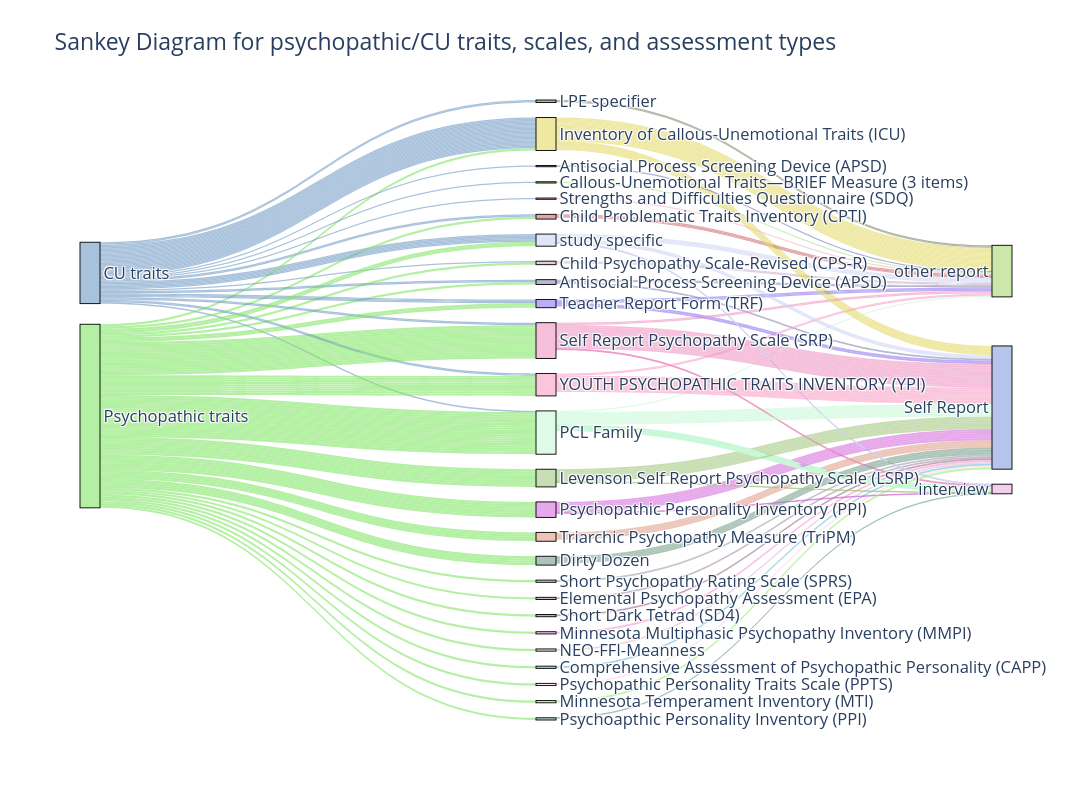

This figure's notebook cell:
### Markdown cell above
#### Variable Plots

In these plots, I am modeling the flow of usage from 1. variable, 2. scale used, 3. type of assessment (self and other report, experimental, observational). This is for the psychopathic traits/CU traits variable, the behavioral variable, and the cognitive variable (for the brain variables, there was not enough data available).

### Code cell
# 1. Create unique labels
labels = list(pd.concat([
    df_sankey_cups['p_or_cu'], 
    df_sankey_cups['scale'], 
    df_sankey_cups['reporting_type']
]).unique())

# 2. Map labels to indices
label_map = {label: idx for idx, label in enumerate(labels)}

# 3. Define sources, targets, and values
sources = df_sankey_cups['p_or_cu'].map(label_map).tolist() + \
          df_sankey_cups['scale'].map(label_map).tolist()

targets = df_sankey_cups['scale'].map(label_map).tolist() + \
          df_sankey_cups['reporting_type'].map(label_map).tolist()

values = df_sankey_cups['pcu_count'].tolist() + \
         df_sankey_cups['reporttype_count'].tolist()

# 4. Generate pastel colors
import random

def pastel_color():
    r = lambda: random.randint(100, 255)
    return f'rgba({r()},{r()},{r()},0.6)'

label_to_color = {label: pastel_color() for label in labels}
node_color_list = [label_to_color[label] for label in labels]

# 5. Set link colors by source node's color (first half) and middle node (second half)
link_colors = [label_to_color[df_sankey_cups['p_or_cu'].iloc[i]] 
               for i in range(len(df_sankey_cups))] + \
              [label_to_color[df_sankey_cups['scale'].iloc[i]] 
               for i in range(len(df_sankey_cups))]

# 7. Create the figure
fig = go.Figure(data=[go.Sankey(
    node=dict(
        pad=15,
        thickness=20,
        line=dict(color="black", width=0.9),
        label=labels,
        color=node_color_list,
        align="left"
    ),
    link=dict(
        source=sources,
        target=targets,
        value=values,
        color=link_colors,
        customdata=df_sankey_models_transformed['nameyear'].tolist() * 2,
        hovertemplate='%{customdata}<extra></extra>'
    )
)])

fig.update_layout(
    title_text="Sankey Diagram for psychopathic/CU traits, scales, and assessment types",
    font_size=16.5,
    width=1500,
    height=800,
    hovermode='x'
)
fig.show()

fig.write_html("C:/Users/U727148/Latent_Variable_Supplement/sankey_pcu_plot.html", include_plotlyjs="cdn")

### Figure 1 — Plotly figure (JSON) as saved in the notebook; plotly's stock layout.template omitted (floating-point values rounded to 4 significant figures; data arrays with more than 128 entries replaced by an {"elided": "..."} marker saying what was removed)
{"data": [{"link": {"color": {"elided": "454 str values"}, "customdata": {"elided": "582 str values"}, "hovertemplate": "%{customdata}<extra></extra>", "source": {"elided": "454 int values"}, "target": {"elided": "454 int values"}, "value": {"elided": "454 int values"}}, "node": {"align": "left", "color": ["rgba(113,153,197,0.6)", "rgba(131,231,102,0.6)", "rgba(164,104,156,0.6)", "rgba(227,217,101,0.6)", "rgba(200,249,215,0.6)", "rgba(239,149,196,0.6)", "rgba(125,130,107,0.6)", "rgba(153,161,167,0.6)", "rgba(213,109,222,0.6)", "rgba(166,138,168,0.6)", "rgba(162,201,128,0.6)", "rgba(223,159,139,0.6)", "rgba(207,212,245,0.6)", "rgba(206,108,110,0.6)", "rgba(155,110,130,0.6)", "rgba(137,137,178,0.6)", "rgba(250,148,216,0.6)", "rgba(224,188,206,0.6)", "rgba(248,159,197,0.6)", "rgba(106,191,216,0.6)", "rgba(204,175,195,0.6)", "rgba(119,158,138,0.6)", "rgba(146,119,240,0.6)", "rgba(254,215,234,0.6)", "rgba(113,122,184,0.6)", "rgba(171,228,144,0.6)", "rgba(246,178,199,0.6)", "rgba(154,237,117,0.6)", "rgba(142,182,169,0.6)", "rgba(168,216,113,0.6)", "rgba(135,157,224,0.6)", "rgba(235,173,229,0.6)"], "label": ["CU traits", "Psychopathic traits", null, "Inventory of Callous-Unemotional Traits (ICU)", "PCL Family", "Self Report Psychopathy Scale (SRP)", "LPE specifier", "Short Psychopathy Rating Scale (SPRS)", "Psychopathic Personality Inventory (PPI)", "Elemental Psychopathy Assessment (EPA)", "Levenson Self Report Psychopathy Scale (LSRP)", "Triarchic Psychopathy Measure (TriPM)", "study specific", "Child Problematic Traits Inventory (CPTI)", "Short Dark Tetrad (SD4)", "Antisocial Process Screening Device (APSD)", "Minnesota Multiphasic Psychopathy Inventory (MMPI)", "NEO-FFI-Meanness", "YOUTH PSYCHOPATHIC TRAITS INVENTORY (YPI)", "Comprehensive Assessment of Psychopathic Personality (CAPP)", "Child Psychopathy Scale-Revised (CPS-R)", "Dirty Dozen", "Teacher Report Form (TRF)", "Psychopathic Personality Traits Scale (PPTS)", "Antisocial Process Screening Device (APSD) ", "Callous-Unemotional Traits—BRIEF Measure (3 items)", "Strengths and Difficulties Questionnaire (SDQ) ", "Minnesota Temperament Inventory (MTI) ", "Psychoapthic Personality Inventory (PPI)", "other report", "Self Report", "interview"], "line": {"color": "black", "width": 0.9}, "pad": 15, "thickness": 20}, "type": "sankey"}], "layout": {"font": {"size": 16.5}, "height": 800, "hovermode": "x", "title": {"text": "Sankey Diagram for psychopathic/CU traits, scales, and assessment types"}, "width": 1500}}
